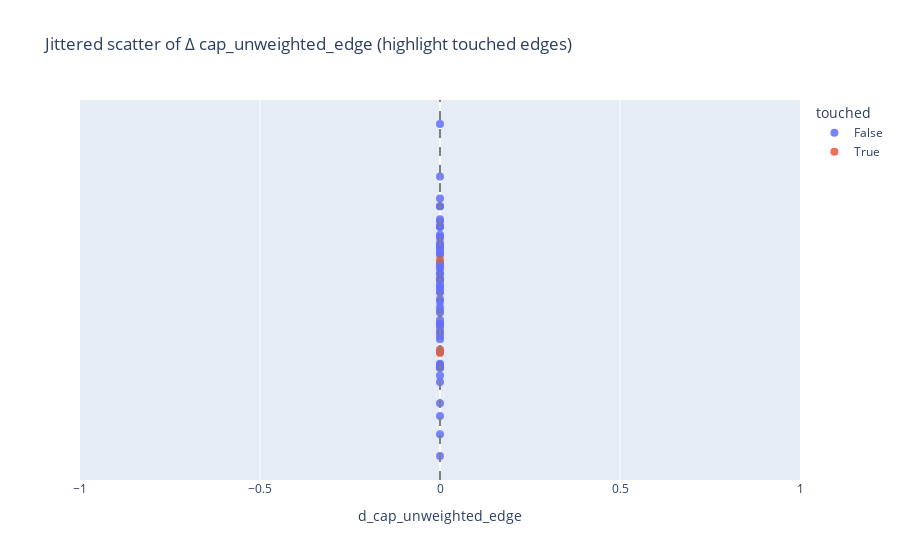

The notebook cell this image was saved under:
### Code cell
import plotly.express as px
import numpy as np

touched_set = set((u, v) for u, v in out["delta_touched"][["u", "v"]].itertuples(index=False))

df = out["delta_all"].copy()
df = df[df["d_cap_unweighted_edge"].notna()].copy()

rng = np.random.default_rng(42)
y_scale = (df["d_cap_unweighted_edge"].max() - df["d_cap_unweighted_edge"].min()) * 0.02
if y_scale == 0 or not np.isfinite(y_scale):
    y_scale = 1e-4
df["_y_jitter"] = rng.normal(0, y_scale, size=len(df))

# highlight touched edges if touched_set is available
touched = touched_set if "touched_set" in globals() else set()
df["touched"] = df.apply(lambda r: (r["u"], r["v"]) in touched, axis=1)

fig = px.scatter(
    df,
    x="d_cap_unweighted_edge",
    y="_y_jitter",
    color="touched",
    hover_data=["u", "v", "d_cap_unweighted_edge"],
    title="Jittered scatter of Δ cap_unweighted_edge (highlight touched edges)",
)
fig.update_traces(marker=dict(size=8, opacity=0.85))
fig.update_yaxes(visible=False)
fig.add_vline(x=0, line_dash="dash", line_color="gray")
fig.show()

### Figure 1 — Plotly figure (JSON) as saved in the notebook; plotly's stock layout.template omitted (floating-point values rounded to 4 significant figures)
{"data": [{"customdata": [["D1", "M1"], ["D1", "M2"], ["D1", "M3"], ["D1", "M4"], ["D1", "M6"], ["D1", "R1"], ["D1", "R2"], ["D1", "R3"], ["D1", "R4"], ["D1", "R6"], ["D11", "M1"], ["D11", "M5"], ["D11", "R4"], ["D13", "M1"], ["D13", "M4"], ["D13", "M6"], ["D13", "M8"], ["D13", "R1"], ["D13", "R2"], ["D13", "R4"], ["D13", "R7"], ["D14", "M1"], ["D14", "M7"], ["D14", "M8"], ["D14", "R1"], ["D14", "R2"], ["D14", "R4"], ["D2", "M1"], ["D2", "M8"], ["D2", "R1"], ["D2", "R2"], ["D2", "R4"], ["D3", "M1"], ["D3", "M3"], ["D3", "R2"], ["D3", "R4"], ["D6", "M1"], ["D6", "M2"], ["D6", "R1"], ["D6", "R2"], ["D6", "R4"], ["D7", "M1"], ["D7", "R2"], ["D7", "R4"], ["M1", "R1"], ["M1", "R2"], ["M1", "R3"], ["M1", "R4"], ["M1", "R6"], ["M2", "R2"], ["M3", "R1"], ["M3", "R2"], ["M3", "R4"], ["M4", "R4"], ["M5", "R4"], ["M6", "R4"], ["M6", "R7"], ["M7", "R1"], ["M8", "R1"], ["M8", "R2"], ["M8", "R4"]], "hovertemplate": "touched=False<br>d_cap_unweighted_edge=%{x}<br>_y_jitter=%{y}<br>u=%{customdata[0]}<br>v=%{customdata[1]}<extra></extra>", "legendgroup": "False", "marker": {"color": "#636efa", "opacity": 0.85, "size": 8, "symbol": "circle"}, "mode": "markers", "name": "False", "orientation": "v", "showlegend": true, "type": "scatter", "x": [0.0, 0.0, 0.0, 0.0, 0.0, 0.0, 0.0, 0.0, 0.0, 0.0, 0.0, 0.0, 0.0, 0.0, 0.0, 0.0, 0.0, 0.0, 0.0, 0.0, 0.0, 0.0, 0.0, 0.0, 0.0, 0.0, 0.0, 0.0, 0.0, 0.0, 0.0, 0.0, 0.0, 0.0, 0.0, 0.0, 0.0, 0.0, 0.0, 0.0, 0.0, 0.0, 0.0, 0.0, 0.0, 0.0, 0.0, 0.0, 0.0, 0.0, 0.0, 0.0, 0.0, 0.0, 0.0, 0.0, 0.0, 0.0, 0.0, 0.0, 0.0], "xaxis": "x", "y": [3.047e-05, -0.000104, 7.505e-05, 9.406e-05, -0.0001951, -0.0001302, 1.278e-05, -3.162e-05, -1.68e-06, -8.53e-05, 8.794e-05, 7.778e-05, 6.603e-06, 0.0001127, -8.593e-05, 3.688e-05, -9.589e-05, 8.785e-05, -4.993e-06, -1.849e-05, 0.0001223, -1.545e-05, -4.283e-05, -3.521e-05, 5.323e-05, 3.654e-05, 4.127e-05, 4.308e-05, 0.0002142, -4.064e-05, -5.122e-05, -8.138e-05, 6.16e-05, 0.0001129, -1.139e-05, -8.402e-05, -8.245e-05, 6.506e-05, 7.433e-05, 5.432e-05, -6.655e-05, 2.322e-05, 1.167e-05, 2.187e-05, 8.714e-05, 2.236e-05, 6.789e-05, 6.758e-06, 2.891e-05, 6.313e-05, -0.0001457, -3.197e-05, -4.704e-05, -2.751e-05, 0.0001495, -8.658e-05, 9.683e-05, -0.0001683, -3.349e-05, 1.628e-05, 5.862e-05], "yaxis": "y"}, {"customdata": [["D13", "M3"], ["D13", "R5"], ["M3", "R5"]], "hovertemplate": "touched=True<br>d_cap_unweighted_edge=%{x}<br>_y_jitter=%{y}<br>u=%{customdata[0]}<br>v=%{customdata[1]}<extra></extra>", "legendgroup": "True", "marker": {"color": "#EF553B", "opacity": 0.85, "size": 8, "symbol": "circle"}, "mode": "markers", "name": "True", "orientation": "v", "showlegend": true, "type": "scatter", "x": [0.0, 0.0, 0.0], "xaxis": "x", "y": [4.675e-05, -6.809e-05, -6.389e-05], "yaxis": "y"}], "layout": {"legend": {"title": {"text": "touched"}, "tracegroupgap": 0}, "shapes": [{"line": {"color": "gray", "dash": "dash"}, "type": "line", "x0": 0, "x1": 0, "xref": "x", "y0": 0, "y1": 1, "yref": "y domain"}], "title": {"text": "Jittered scatter of Δ cap_unweighted_edge (highlight touched edges)"}, "xaxis": {"anchor": "y", "domain": [0, 1], "title": {"text": "d_cap_unweighted_edge"}}, "yaxis": {"anchor": "x", "domain": [0, 1], "title": {"text": "_y_jitter"}, "visible": false}}}
